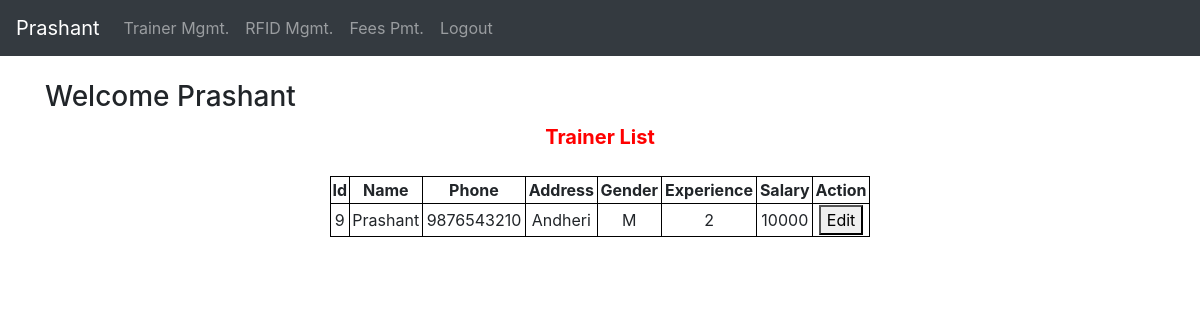
The app's page /TrainerController (signed in) with its own data.
### tables this page shows
CREATE TABLE `trainer` (
  `user_id` int(11) NOT NULL,
  `gender` varchar(1) NOT NULL,
  `experience` int(11) NOT NULL,
  `salary` int(11) DEFAULT NULL,
  KEY `trainer_fk_idx` (`user_id`),
  CONSTRAINT `trainer_fk` FOREIGN KEY (`user_id`) REFERENCES `user` (`id`) ON DELETE NO ACTION ON UPDATE NO ACTION
);

CREATE TABLE `user` (
  `id` int(11) NOT NULL AUTO_INCREMENT,
  `email` varchar(45) NOT NULL,
  `password` varchar(45) NOT NULL,
  `address` varchar(45) DEFAULT NULL,
  `phone` varchar(45) DEFAULT NULL,
  `role` varchar(45) NOT NULL,
  `name` varchar(45) NOT NULL,
  PRIMARY KEY (`id`),
  UNIQUE KEY `email_UNIQUE` (`email`,`password`,`role`)
);

### application/core/View.php (called while the page is built, shortened)
<?php
class View {
    public function render($file_name) {
        require(APP . 'view/'
        . (
            isset($_SESSION['UROLE'])
            ? ($_SESSION['UROLE'] . '/')
            : ''
        ) .
        'header.php');
        require(APP . 'view/'
        . (
            isset($_SESSION['UROLE']) && $file_name != 'error/404'
            ? ($_SESSION['UROLE'] . '/' . $file_name)
            : $file_name
        ) . '.php');
    }
}
?>

### public/index.php (called while the page is built, shortened)
<?php
require(APP . 'core/View.php');
require(APP . 'model/popo/User.php');
require(APP . 'model/popo/Trainer.php');
new Application();
?>

### application/model/popo/User.php (called while the page is built, shortened)
<?php
class User {
    protected $id;
    protected $name;
    protected $address;
    protected $phone;
    public function getId()
    {
        return $this->id;
    }
    public function setId($id)
    {
        $this->id = $id;
    }
    public function getName()
    {
        return $this->name;
    }
    public function setName($name)
    {
        $this->name = $name;
    }
    public function getAddress()
    {
        return $this->address;
    }
    public function setAddress($address)
    {
        $this->address = $address;
    }
    public function getPhone()
    {
        return $this->phone;
    }
    public function setPhone($phone)
    {
        $this->phone = $phone;
    }
}
?>

### application/model/TrainerModel.php (called while the page is built, shortened)
<?php
class TrainerModel {
    public static function fetchAll() {
        try {
            $pdo = DBEngine::connect();
            $pdo->setAttribute(PDO::ATTR_ERRMODE, PDO::ERRMODE_EXCEPTION);
            $query = "SELECT * FROM trainer";
            $stmt = $pdo->prepare($query);
            $stmt->execute();
            $stmt->setFetchMode(PDO::FETCH_ASSOC);
            $result = $stmt->fetchAll();
            if (sizeof($result) > 0) {
                $trainerList = array();
                for ($i = 0, $l = sizeof($result); $i < $l; $i++) {
                    $trainer = new Trainer();
                    $curr = $result[$i];
                    $trainer->setGender($curr['gender']);
                    $trainer->setExperience($curr['experience']);
                    $trainer->setSalary($curr['salary']);
                    $trainer->setId($curr['user_id']);
                    $query = "SELECT * FROM user WHERE id=:trainerId";
                    $stmti = $pdo->prepare($query);
                    $stmti->execute(array(':trainerId' => $curr['user_id']));
                    $stmti->setFetchMode(PDO::FETCH_ASSOC);
                    $resulti = $stmti->fetchAll();
                    if (sizeof($resulti) > 0) {
                        $curri = $resulti[0];
                        $trainer->setEmail($curri['email']);
                        $trainer->setName($curri['name']);
                        $trainer->setAddress($curri['address']);
                        $trainer->setPhone($curri['phone']);
                    }
                    array_push($trainerList, $trainer);
                }
                return $trainerList;
            }
        } catch (Exception $e) {
            echo $e->getMessage();
        } finally {
            DBEngine::disconnect();
        }
        return null;
    }
}
?>

### application/model/popo/Trainer.php (called while the page is built, shortened)
<?php
class Trainer extends User {
    private $gender;
    private $experience;
    private $salary;
    public function getGender()
    {
    	return $this->gender;
    }
    public function setGender($gender)
    {
    	$this->gender = $gender;
    }
    public function getExperience()
    {
    	return $this->experience;
    }
    public function setExperience($experience)
    {
    	$this->experience = $experience;
    }
    public function getSalary()
    {
    	return $this->salary;
    }
    public function setSalary($salary)
    {
    	$this->salary = $salary;
    }
}
?>

### application/view/manager/trainer_management.php (the view, shortened to what this page needs)
<!Doctype>
<html>
    <head>
    </head>
    <body>
<?php
if (isset($GLOBALS['TrainerList']) && sizeof($GLOBALS['TrainerList']) > 0) {
?>
        <p class="center" style="font-weight: bold; color: red; font-size: 20px;">Trainer List</p>
        <br />
        <table class="center">
            <tr>
                <th>Id</th>
                <th>Name</th>
                <th>Phone</th>
                <th>Address</th>
                <th>Gender</th>
                <th>Experience</th>
                <th>Salary</th>
                <th>Action</th>
            </tr>
<?php
    $trainerList = $GLOBALS['TrainerList'];
    for ($i = 0, $l = sizeof($trainerList); $i < $l; $i++) {
        $trainer = $trainerList[$i];
?>
            <form method="POST" action="<?php echo URL;?>TrainerController/setSalary" onsubmit="return validateSalary('<?php echo $trainer->getId();?>')">
<?php
        echo '<tr>'
        . '<td>' . $trainer->getId() . '</td>'
        . '<td>' . $trainer->getName() . '</td>'
        . '<td>' . $trainer->getPhone() . '</td>'
        . '<td>' . $trainer->getAddress() . '</td>'
        . '<td>' . $trainer->getGender() . '</td>'
        . '<td>' . $trainer->getExperience() . '</td>';
?>
                <td>
                    <span id="spn_<?php echo $trainer->getId();?>"><?php echo $trainer->getSalary()?></span>
                </td>
<?php
        echo '</td>'
        . '<td>';
?>
                <button type="button" onclick="showInputText('<?php echo $trainer->getId();?>')" id="btn_<?php echo $trainer->getId();?>">Edit</button>
<?php
        echo '</td>'
        . '</tr>';
?>
            </form>
<?php
    }
?>
        </table>
<?php
}
else {
    echo 'No trainers found';
}
?>
    </body>
</html>

### application/view/manager/trainer_management.php (style rules this page uses)
table, th, td { border: 1px solid black; text-align: center; }
.center { margin: auto; text-align: center; width: 45%; }

### records on screen
trainer: user_id "9", user_id.name "Prashant", user_id.phone "9876543210", user_id.address "Andheri", gender "M", experience "2", salary "10000"

### other values on screen
$_SESSION['UNAME'] "Prashant"
